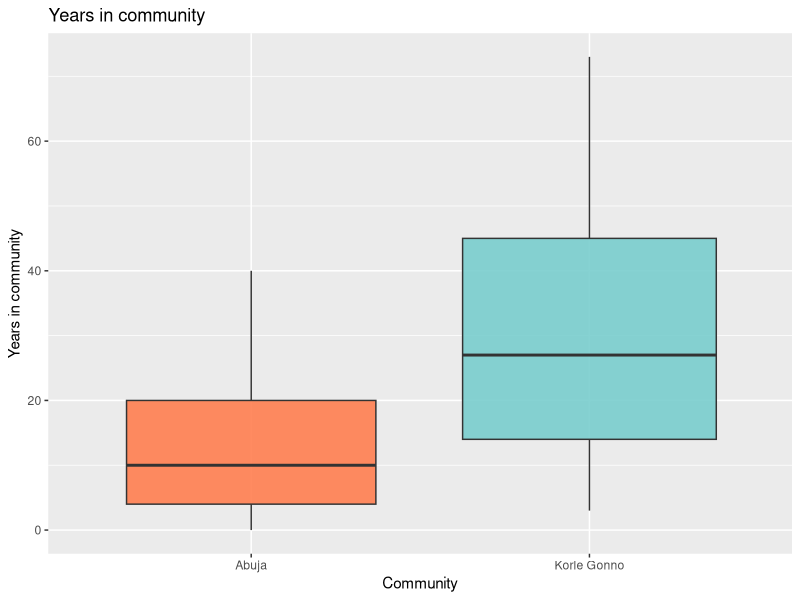
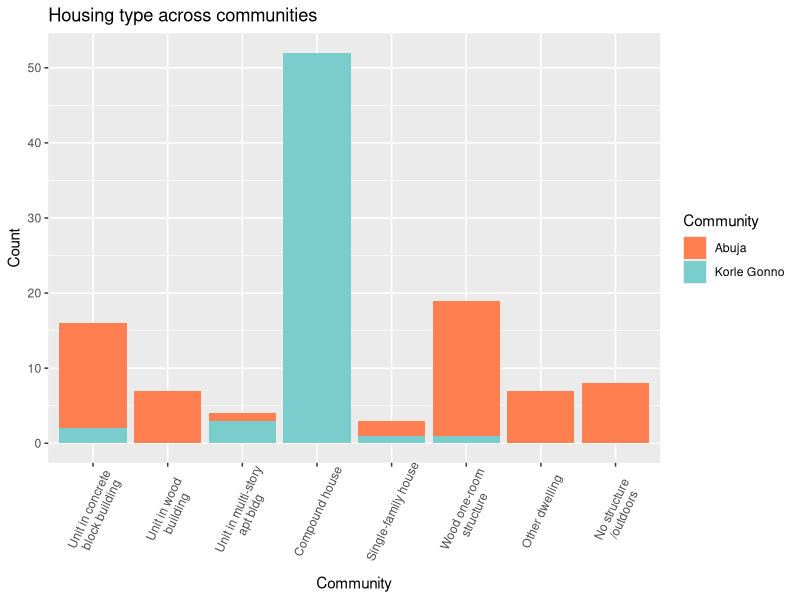
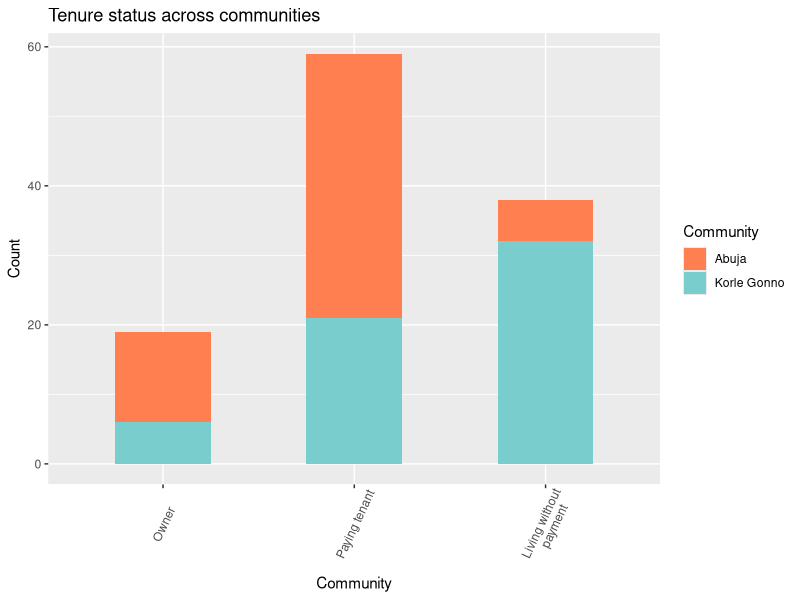
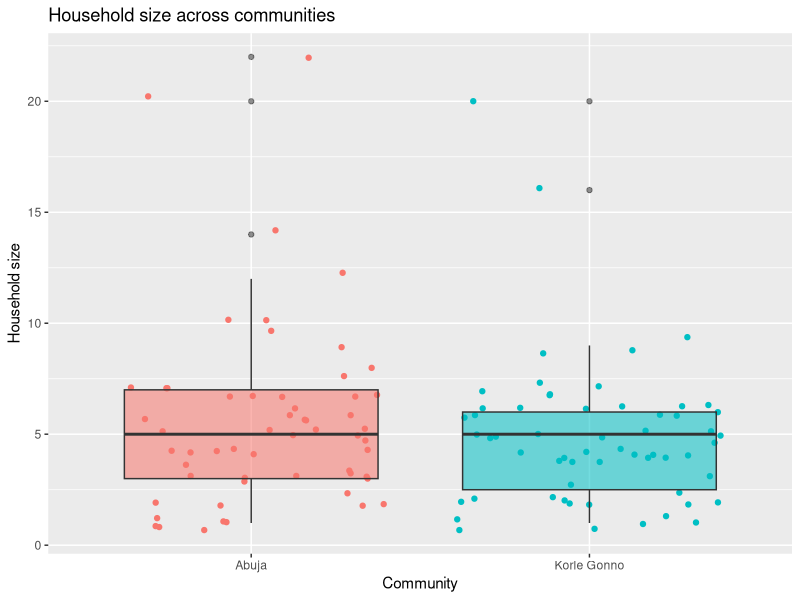
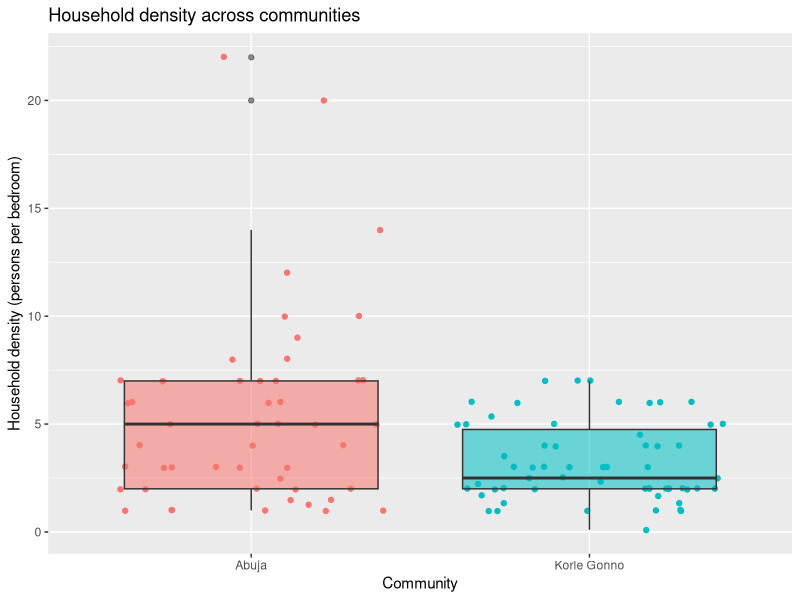
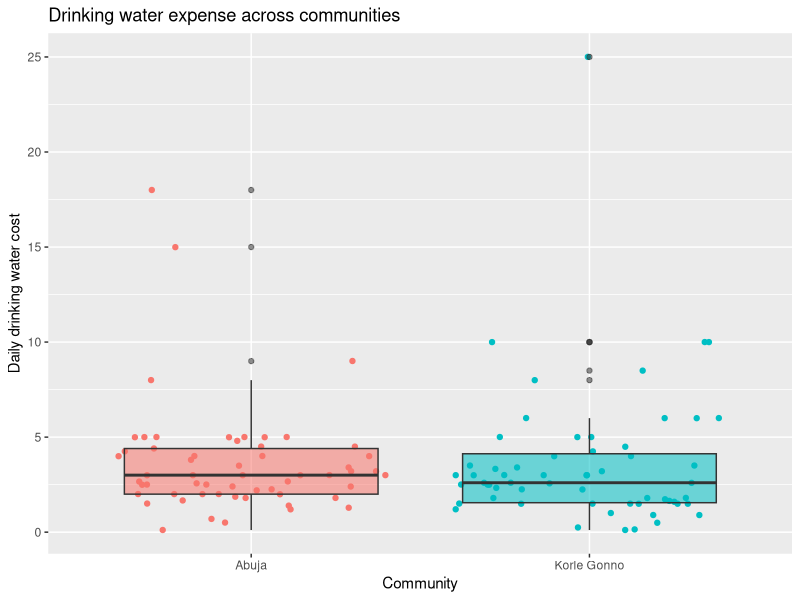
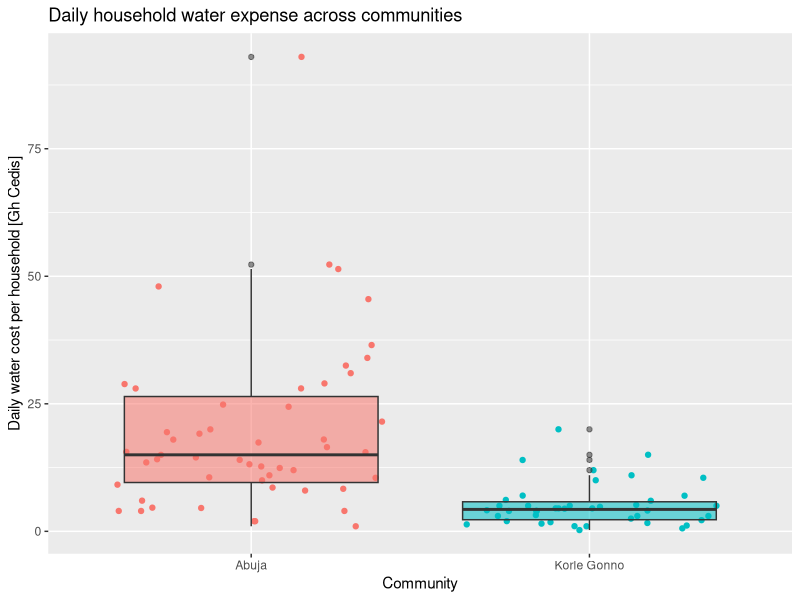
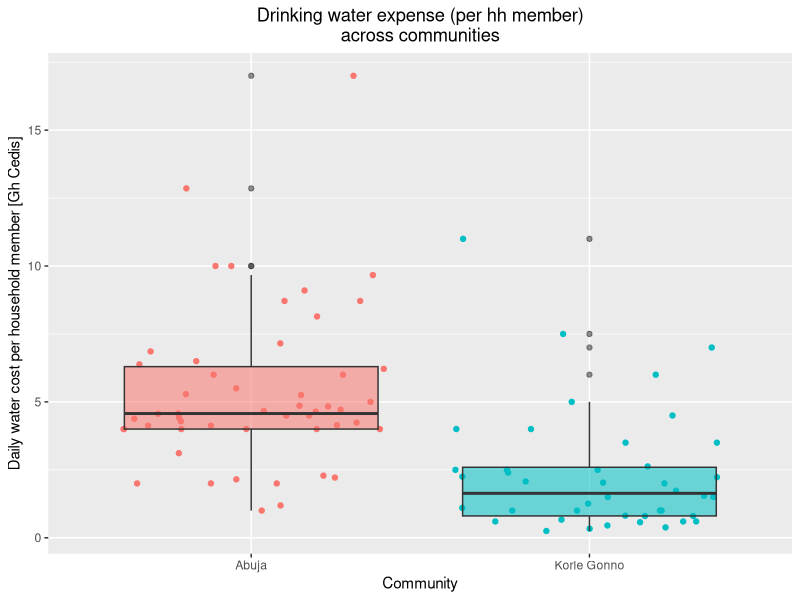

R code for these plots, in order: (Note: this script raises an error after producing the figures.)
## ---- chunk 1
library(tidyverse)
library(dplyr)
library(readxl)
library(tidyr)
## ---- chunk 2
data <- read_excel("data/raw/r_household_survey_analysis.xlsx")
## ---- chunk 3

# Add variables I will need

processed_data <- data |> 
  mutate(hh_size = adult_count + child_count,.after=child_count)  |> 
  mutate(density = hh_size / rooms_in_hh,.after =rooms_in_hh) 

processed_data <- processed_data %>% 
  group_by(time_of_last_coping) %>% 
  mutate(mean_storage_for_coping_time = mean(storage),.after = time_of_last_coping) 

## ---- chunk 4

processed_data <- processed_data %>%
  mutate(density = na_if(density,Inf)) %>% 
  mutate(secondary_dw_source = na_if(secondary_dw_source,"na")) %>% 
  mutate(reasons_secondary_dw = na_if(reasons_secondary_dw,"na")) %>% 
  mutate(preferred_brand = na_if(preferred_brand,"na")) %>% 
  mutate(secondary_water_source = na_if(secondary_water_source,"na")) %>% 
  mutate(coping_mechanisms = na_if(coping_mechanisms, "na")) %>% 
#  mutate(time_of_last_coping = na_if(time_of_last_coping,"na")) %>% 
#  leaving this one out because I want to label it and show it in a plot
    mutate(business_type = na_if(business_type,"na")) %>% 
  mutate(daily_hh_water_cost = na_if(daily_hh_water_cost, "na")) %>% 
  mutate(daily_hh_water_cost_phhm = na_if(daily_hh_water_cost_phhm,"na")) 

processed_data$daily_hh_water_cost <- as.numeric(processed_data$daily_hh_water_cost)
processed_data$daily_hh_water_cost_phhm <- as.numeric(processed_data$daily_hh_water_cost_phhm)


## ---- chunk 5
# tibble <- as_tibble(processed_data)
# tibble
# long_data <- processed_data |> 
  # pivot_longer(cols = c(years_in_community, 
    #                    adult_count, 
     #                   child_count, 
      #                  hh_size,
       #                 rooms_in_hh, 
        #                density,
         #               daily_dw_cost_pp,
          #              storage,
           #             days_struggle),
            #   names_to = "dbl_variable",
             #  values_to = "value") 
# write.csv(long_data,"long_data.csv",row.names = TRUE)
## ---- chunk 6

abuja_data <- filter(.data = processed_data,
                    community=="abuja")
kg_data <- filter(.data = processed_data,
                  community == "kg")
## ---- chunk 7
#Label housing categories
housing_labels <- c("block_unit" = "Unit in concrete\nblock building",
                              "wood_unit" = "Unit in wood\n building",
                              "multistory_apt" = "Unit in multi-story\napt bldg",
                              "compound_house" = "Compound house",
                              "house" = "Single-family house",
                              "wood_shack" = "Wood one-room\nstructure",
                              "other" = "Other dwelling",
                              "no_structure" = "No structure\n/outdoors")


#Set order of housing type categories
processed_data$housing_type <- factor(processed_data$housing_type, 
                                    levels = c("block_unit",
                                                "wood_unit",
                                                "multistory_apt",
                                                "compound_house",
                                                "house",
                                                "wood_shack",
                                                "other",
                                                "no_structure"))

#label tenure status options
tenure_labels <- c("no_payment" = "Living without \n payment",
                              "owned" = "Owner",
                              "rented" = "Paying tenant")

#Set order of tenure status
processed_data$tenure <- factor(processed_data$tenure,
                              levels = c("owned",
                                         "rented",
                                         "no_payment"))

#labels for time of last coping
time_of_coping_labels <- c("last_3_days" = "In the last three days",
                                        "last_7_days" = "In the last week",
                                        "last_30_days" = "In the last month",
                                         "last_year" = "In the last year",
                                         "over_year_ago" = "Over a year ago",
                                         "na" = "Never/cannot remember")

#orders of time of last coping
processed_data$time_of_last_coping <- factor(processed_data$time_of_last_coping,
                                             levels = c("last_3_days",
                                                        "last_7_days",
                                                        "last_30_days",
                                                        "last_year",
                                                        "over_year_ago",
                                                        "na"))

#communities
community_labels <- c("abuja" = "Abuja",
                      "kg" = "Korle Gonno")

## ---- chunk 8
processed_data |> 
  ggplot(mapping = aes(x=community,
                       y = years_in_community,
                       fill = community)) +
  geom_boxplot(varwidth=TRUE,alpha=0.9) +
  labs(title="Years in community",
       x = "Community", 
       y = "Years in community") +
       # caption="" to add a caption
  scale_x_discrete("Community",
                   labels = c("abuja" = "Abuja", 
                              "kg" = "Korle Gonno")) +
  scale_fill_manual(values = c("coral","darkslategray3")) +
                  #  name="Community",
                   # labels=c("Abuja","Korle Gonno"))
  theme(legend.position = "None")


# Use limits to adjust the which levels (and in what order)
# are displayed with scale_x_discrete
#  + limits = c("Abuja"))

#from: https://ggplot2.tidyverse.org/reference/scale_discrete.html
## ---- chunk 9

#create plot
processed_data %>% 
  ggplot(mapping = aes(housing_type)) +
  geom_bar(aes(fill = community)) +  
  theme(axis.text.x = element_text(angle=65, vjust=0.6)) + 
  labs(title="Housing type across communities",
       x = "Housing type", 
       y = "Count") +
  scale_x_discrete("Community",
                   labels = housing_labels
                   ) + #controls x-axis
  scale_fill_manual(values = c("coral","darkslategray3"),
                    name="Community",
                    labels=c("Abuja","Korle Gonno")) #controls legend
    
#    facet_wrap(~community)
## ---- chunk 10
processed_data |> 
  ggplot(mapping=aes(tenure)) +
  geom_bar(aes(fill=community), width = 0.5) + 
  theme(axis.text.x = element_text(angle=65, vjust=0.6)) + 
  labs(title="Tenure status across communities",
       x = "Tenure status",
       y = "Count") + 
  scale_x_discrete("Community",
                   labels = tenure_labels) + #controls x-axis
  scale_fill_manual(values = c("coral","darkslategray3"),
                    name="Community",
                    labels=c("Abuja","Korle Gonno")) #controls legend

#from: https://r-statistics.co/Top50-Ggplot2-Visualizations-MasterList-R-Code.html#Histogram
## ---- chunk 11
processed_data |> 
  ggplot(mapping = aes(x=community,
                       y = hh_size,
                       fill = community)) +
  labs(title="Household size across communities",
       y = "Household size") +
  scale_x_discrete("Community",
                   labels = c("abuja" = "Abuja", 
                              "kg" = "Korle Gonno")) +  
  theme(legend.position = "None") +
  geom_jitter(mapping = aes(color = community)) +
  geom_boxplot(mapping = aes(alpha = 0.5))
## ---- chunk 12
processed_data |> 
  ggplot(mapping = aes(x=community,
                       y = density,
                       fill = community)) +
  labs(title="Household density across communities",
       y = "Household density (persons per bedroom)") +
  scale_x_discrete("Community",
                   labels = c("abuja" = "Abuja", 
                              "kg" = "Korle Gonno")) +  
  theme(legend.position = "None") +
  geom_jitter(mapping = aes(color = community)) +
  geom_boxplot(mapping = aes(alpha = 0.5))
## ---- chunk 13
processed_data |> 
  ggplot(mapping = aes(x=community,
                       y = daily_dw_cost_pp,
                       fill = community)) +
  labs(title="Drinking water expense across communities",
       y = "Daily drinking water cost") +
  scale_x_discrete("Community",
                   labels = c("abuja" = "Abuja", 
                              "kg" = "Korle Gonno")) +  
  theme(legend.position = "None") +
  geom_jitter(mapping = aes(color = community)) +
  geom_boxplot(mapping = aes(alpha = 0.5))
## ---- chunk 14
processed_data |> 
  ggplot(mapping = aes(x=community,
                       y = daily_hh_water_cost,
                       fill = community)) +
  labs(title="Daily household water expense across communities",
       y = "Daily water cost per household [Gh Cedis]") +
  scale_x_discrete("Community",
                   labels = c("abuja" = "Abuja", 
                              "kg" = "Korle Gonno")) +  
  theme(legend.position = "None") +
  #geom_violin()
  geom_jitter(mapping = aes(color = community)) +
  geom_boxplot(mapping = aes(alpha = 0.5))


## ---- chunk 15

processed_data |> 
  ggplot(mapping = aes(x=community,
                       y = daily_hh_water_cost_phhm,
                       fill = community)) +
  labs(title="Drinking water expense (per hh member)\nacross communities",
       y = "Daily water cost per household member [Gh Cedis]") +
  scale_x_discrete("Community",
                   labels = c("abuja" = "Abuja", 
                              "kg" = "Korle Gonno")) +  
  theme(legend.position = "None",
        plot.title = element_text(hjust = 0.5)) +
  geom_jitter(mapping = aes(color = community)) +
  geom_boxplot(mapping = aes(alpha = 0.5))
## ---- chunk 16
processed_data |> 
  ggplot(mapping = aes(x=community,
                       y = storage,
                       fill = community)) +
  labs(title="Household water storage capacity\nacross communities",
       y = "Water storage capacity [liters]") +
  scale_x_discrete("Community",
                   labels = c("abuja" = "Abuja", 
                              "kg" = "Korle Gonno")) +  
  theme(legend.position = "None",
        plot.title = element_text(hjust = 0.5)) +
  geom_violin() 
#  geom_jitter(mapping = aes(color = community)) +
#  geom_boxplot(mapping = aes(alpha = 0.5))
## ---- chunk 17
processed_data |> 
  ggplot(mapping = aes(x=community,
                       y = days_struggle,
                       fill = community)) +
  labs(title="Typical number of weekdays a household struggles\nto find water",
       y = "Typical days of struggle (out of 7)") +
  scale_x_discrete("Community",
                   labels = c("abuja" = "Abuja", 
                              "kg" = "Korle Gonno")) +  
  theme(legend.position = "None",
        plot.title = element_text(hjust = 0.5)) +
  geom_violin()
## ---- chunk 18
processed_data |> 
  ggplot(mapping = aes(x=community,
                       y = piped_point_dist_km,
                       fill = community)) +
  labs(title="Distance to nearest piped water source",
       x = "Community", 
       y = "Distance [km]") +
       # caption="" to add a caption
  scale_x_discrete("Community",
                   #labels = community_labels) +
                     labels = c("abuja" = "Abuja\nn=58", 
                              "kg" = "Korle Gonno\nn=58")) +
  scale_fill_manual(values = c("coral","darkslategray3")) +
                  #  name="Community",
                   # labels=c("Abuja","Korle Gonno"))
  theme(legend.position = "None") +
  geom_violin() 
## ---- chunk 19
#processed_data |> 
#  ggplot(mapping = aes(x = hh_size,
#                       y = storage,
#                       color = community)) +
#  geom_point()
  #geom_histogram(mapping = aes(x = housing_type))
                               
## ---- chunk 20
community_labels <- c("abuja" = "Abuja",
                      "kg" = "Korle Gonno")
processed_data |> 
  ggplot(mapping = aes(x = storage,
                       y = days_struggle,
                       color = community)) +
  labs(title="Typical number of weekdays a household struggles\nto find water, compared to storage capacity",
       x = "Storage capacity [liters]",
       y = "Typical days of struggle (out of 7)") +  
  theme(legend.position = "None",
        plot.title = element_text(hjust = 0.5)) +
  geom_point() + 
  geom_smooth(method = "lm", se = FALSE) +
  facet_wrap("community", 
             ncol = 2)
#             labeller = label_value(community_labels)) #not working, why??

## ---- chunk 21
glimpse(processed_data)
processed_data |>
  ggplot(mapping = aes(x = time_of_last_coping,
                       y = storage,
                       color = community)) +
  geom_point() + 
  labs(title="Household water storage capacity\nand time of last coping strategy",
       y = "Water storage capacity [liters]") +
  theme(axis.text.x = element_text(angle=65, 
                                   vjust=0.55),
        plot.title = element_text(hjust = 0.5),
        legend.position = "none") +
  scale_x_discrete("Time of last coping mechanism",
                   labels = time_of_coping_labels) + #controls x-axis
#  geom_smooth(y = processed_data$mean_storage_for_coping_time,
 #   method = "lm")+
  
  facet_wrap("community", ncol = 2)

## ---- chunk 22
  
processed_data |> 
  ggplot(mapping = aes(x = days_struggle,
                       y = piped_point_dist_km,
                       color = community)) +
  geom_point() + 
  geom_smooth(method = lm)+
  labs(title="Distance to nearest water point\nand frequency of struggle to find water in a week",
       y = "Distance [km]",
       x = "Days of struggle in a week") +
  theme(axis.text.x = element_text(angle=65, 
                                   vjust=0.55),
        plot.title = element_text(hjust = 0.5),
        legend.position = "none") + #controls x-axis

  facet_wrap("community", ncol = 2)

## ---- chunk 23
  
processed_data |> 
  ggplot(mapping = aes(x = days_struggle,
                       y = daily_hh_water_cost_phhm,
                       color = community)) +
  geom_point() + 
  geom_smooth(method = lm)+
  labs(title="Daily household water cost per hhm\nand frequency of struggle to find water in a week",
       y = "Cost[GHC per hh member]",
       x = "Days of struggle in a week") +
  theme(axis.text.x = element_text(angle=65, 
                                   vjust=0.55),
        plot.title = element_text(hjust = 0.5),
        legend.position = "none") + #controls x-axis

  facet_wrap("community", ncol = 2)

## ---- chunk 24

lm_storage_struggle <- lm(processed_data$storage~processed_data$days_struggle) 
plot(lm_storage_struggle)
summary(lm_storage_struggle)

lm_storage_struggle_abuja <- lm(abuja_data$storage ~ abuja_data$days_struggle)
summary(lm_storage_struggle_abuja)

lm_storage_struggle_kg <- lm(kg_data$storage ~ kg_data$days_struggle)
summary(lm_storage_struggle_kg)

## ---- chunk 25

lm_storage_phhm_cost <- lm(processed_data$storage~processed_data$daily_hh_water_cost_phhm) 
plot(lm_storage_phhm_cost)
summary(lm_storage_phhm_cost)

lm_storage_struggle_abuja <- lm(abuja_data$storage ~ abuja_data$days_struggle)
summary(lm_storage_struggle_abuja)

lm_storage_struggle_kg <- lm(kg_data$storage ~ kg_data$days_struggle)
summary(lm_storage_struggle_kg)

## ---- chunk 26
#all data
lm_distance_struggle <- lm(processed_data$piped_point_dist_km ~processed_data$days_struggle) 
#plot(lm_distance_struggle)
summary(lm_distance_struggle)
#Abuja data
lm_distance_struggle_abuja <- lm(abuja_data$piped_point_dist_km ~ abuja_data$days_struggle)
summary(lm_distance_struggle_abuja)
#KG data
lm_distance_struggle_kg <- lm(kg_data$piped_point_dist_km ~ kg_data$days_struggle)
summary(lm_distance_struggle_kg)

## ---- chunk 27
# Boxplot basic
data %>%
  ggplot( aes(x=name, y=value, fill=name)) +
    geom_boxplot() +
    scale_fill_viridis(discrete = TRUE, alpha=0.6, option="A") +
    theme_ipsum() +
    theme(
      legend.position="none",
      plot.title = element_text(size=11)
    ) +
    ggtitle("Basic boxplot") +
    xlab("")

# Violin basic
data %>%
  ggplot( aes(x=name, y=value, fill=name)) +
    geom_violin() +
    scale_fill_viridis(discrete = TRUE, alpha=0.6, option="A") +
    theme_ipsum() +
    theme(
      legend.position="none",
      plot.title = element_text(size=11)
    ) +
    ggtitle("Violin chart") +
    xlab("")
